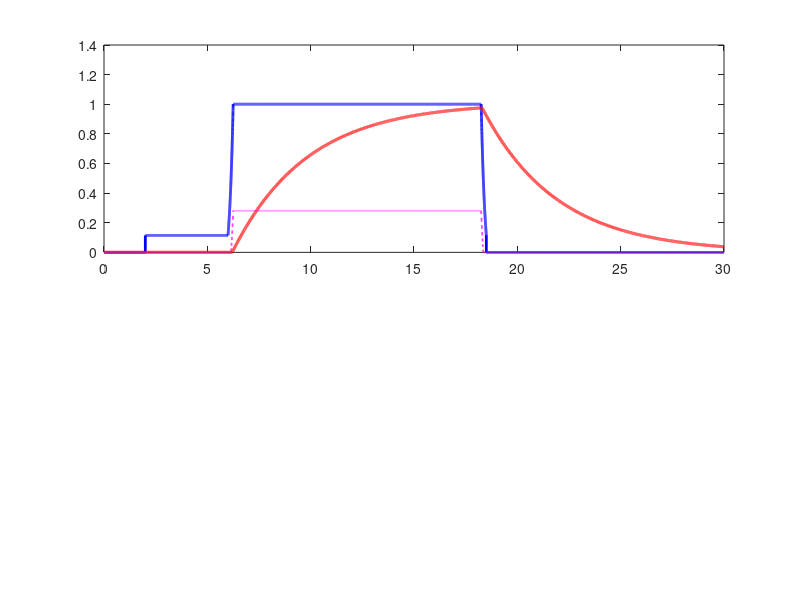

Reproduce this figure in MATLAB. (Note: this script raises an error after producing the figure.)
clear; close all;

%% 1. Runner and Environmental Constants
mass_runner = 75;                  % (kg)
Base_Velocity = 1.5;               % (m/s)
run_velocity = 7.0;                % (m/s) 
theta = 0;                         % (degrees) Flat terrain throughout
aerodynamic_drag_coefficient = 0.9;
frontal_surface_area = 0.65;       % (m^2)
air_density = 1.2;                 % (kg/m^3)
gravitational_acceleration = 9.81; % (m/s^2)
mechanical_efficiency = 0.22;      % (%)

% Calibrated so that v = 7.0 m/s hits exactly P_max = 1200 W (S = 1.0)
C_rr = 0.0245;                     % Locomotion resistance coefficient

power_baseline = 80;               % Resting metabolic rate (Watts)
power_max = 1200;                  % Max aerobic metabolic power (Watts)

% Stage timing definitions (in minutes)
duration_accel = 15/60;             % Linear transition ramp duration (~15 seconds)
t_rest_end     = 2.0;              % Rest ends, light jog begins
t_accel_start  = 6.0;              % Sprint acceleration begins
t_accel_end    = t_accel_start + duration_accel; % Sprint acceleration ends
t_decel1_start = 18.25;             % Sprint ends, decel to Base_Velocity begins
t_decel1_end   = t_decel1_start + duration_accel; % Reaches Base_Velocity
t_cooldown_end = 15.0;             % Jog/cooldown ends, decel to rest begins
t_decel2_end   = t_cooldown_end + duration_accel; % Fully stopped

%% 2. VO2 Conversions
caloric_equivalent = 20900; % J / L O2
VO2_rest_L_min = (power_baseline / caloric_equivalent) * 60;
VO2_max_L_min  = (power_max      / caloric_equivalent) * 60;
VO2_rel_rest = (VO2_rest_L_min * 1000) / mass_runner; % mL/kg/min
VO2_rel_max  = (VO2_max_L_min  * 1000) / mass_runner; % mL/kg/min

%% 3. Epinephrine Parameters
intrinsic_rate = 100;                 % Intrinsic pacemaker rate (bpm)
parasympathetic_inhibition_rest = 30; % Resting vagal tone (bpm)
sympathetic_sensitivity = 60;         % Pure sympathetic neural gain (bpm per unit S)
epinephrine_sensitivity = 60;         % Hormonal sensitivity (bpm per unit conc)
HR_max = 220;                         % Maximum physiological ceiling (bpm)

half_life_epinephrine = 2.5;                            % Half-life in blood (minutes)
clearance_rate_constant = log(2) / half_life_epinephrine; % k (1/min) 

%% 4. Time Setup
dt = 0.001;                          % Step size (minutes, 0.06 s for smooth ramps)
end_time = 30;                       % Total simulation time (minutes)
time = 0:dt:end_time;
N = length(time);

% Preallocate vectors
epinephrine_stock = zeros(1, N);     % (starts at 0)
velocity_vector = zeros(1, N);
sympathetic_stimulation_vector = zeros(1, N);
inflow_rate_vector = zeros(1, N);
heart_rate_vector = zeros(1, N);

%% 5. Simulation Loop (Euler Integration)
for i = 1:N
    t_curr = time(i);
    
    % Dynamic run protocol with linear velocity ramps (flat ground throughout):
    % 0 to 2 min: Standing rest
    if t_curr < t_rest_end
        current_v = 0.0;
        
    % 2 to 6 min Base jog
    elseif t_curr >= t_rest_end && t_curr < t_accel_start
        current_v = Base_Velocity;
        
    % Linear acceleration ramp up to sprint speed
    elseif t_curr >= t_accel_start && t_curr < t_accel_end
        fraction = (t_curr - t_accel_start) / duration_accel;
        current_v = Base_Velocity + fraction * (run_velocity - Base_Velocity);
        
    % High sprint
    elseif t_curr >= t_accel_end && t_curr < t_decel1_start
        current_v = run_velocity;
        
    % Linear deceleration ramp down to Base_Velocity
    elseif t_curr >= t_decel1_start && t_curr < t_decel1_end
        fraction = (t_curr - t_decel1_start) / duration_accel;
        current_v = run_velocity - fraction * (run_velocity - Base_Velocity);
        
    %Cooldown jog at Base_Velocity
    elseif t_curr >= t_decel1_end && t_curr < t_cooldown_end
        current_v = Base_Velocity;
        
    % Linear deceleration down to complete stop
    elseif t_curr >= t_cooldown_end && t_curr < t_decel2_end
        fraction = (t_curr - t_cooldown_end) / duration_accel;
        current_v = Base_Velocity * (1 - fraction);
        
    % Post-run rest recovery
    else
        current_v = 0.0;
    end
    
    velocity_vector(i) = current_v;
    
    % Biomechanical Ground Locomotion Resistance
    if current_v > 0
        f_ground = C_rr * mass_runner * gravitational_acceleration * cosd(theta);
    else
        f_ground = 0.0;
    end
    
    % Total resistive force
    resistive_force = (mass_runner * gravitational_acceleration * sind(theta)) + ...
                      f_ground + ...
                      0.5 * air_density * aerodynamic_drag_coefficient * frontal_surface_area * (current_v^2);
                  
    mechanical_power = resistive_force * current_v;
    power_metabolic = power_baseline + (mechanical_power / mechanical_efficiency);
    VO2_L_min = (power_metabolic / caloric_equivalent) * 60;
    VO2_rel = (VO2_L_min * 1000) / mass_runner;
    
    % Instantaneous sympathetic neural drive S
    sympathetic_stimulation = (VO2_rel - VO2_rel_rest) / (VO2_rel_max - VO2_rel_rest);
    sympathetic_stimulation_vector(i) = sympathetic_stimulation;
    
   % Adrenal release (inflow)
    if sympathetic_stimulation < 0.50
        inflow_rate = 0.0;
    elseif sympathetic_stimulation >= 0.50 && sympathetic_stimulation < 0.75
        % Linear onset between S = 0.50 and 0.75
        inflow_rate = 0.14 * ((sympathetic_stimulation - 0.50) / 0.25);
    else
        
        inflow_rate = 0.14 + 0.14 * ((sympathetic_stimulation - 0.75) / 0.25);
    end
    inflow_rate_vector(i) = inflow_rate;
    
    % Proportional clearance (outflow)
    outflow_rate = clearance_rate_constant * epinephrine_stock(i);
    
    % Euler numerical integration: Stock(i+1) = Stock(i) + (Inflow - Outflow)*dt
    if i < N
        d_epinephrine_dt = inflow_rate - outflow_rate;
        epinephrine_stock(i+1) = max(0, epinephrine_stock(i) + d_epinephrine_dt * dt);
    end
    
    % Parasympathetic brake
    parasympathetic_inhibition = parasympathetic_inhibition_rest * max(0, 1 - (sympathetic_stimulation / 0.4));
    
    % Heart rate under dual neural + hormonal control
    heart_rate = intrinsic_rate + ...
                     (sympathetic_sensitivity * sympathetic_stimulation) + ...
                     (epinephrine_sensitivity * epinephrine_stock(i)) - ...
                     parasympathetic_inhibition;
                 
    % Enforce hard physiological limit
    
    heart_rate_vector(i) = heart_rate;
end

%% 6. Plotting Part 1.c Dynamic Results
figure('Color', 'w', 'Position', [120, 120, 950, 700]);

% Subplot 1: Dynamic Drive & Hormonal Concentration
subplot(2, 1, 1);
plot(time, sympathetic_stimulation_vector, 'b-', 'LineWidth', 2, 'DisplayName', 'Sympathetic Stimulation (S)');
hold on;
plot(time, epinephrine_stock, 'r-', 'LineWidth', 2.2, 'DisplayName', 'Epinephrine Stock [Conc]');
plot(time, inflow_rate_vector, 'm--', 'LineWidth', 1.2, 'DisplayName', 'Adrenal Inflow Rate');
yline(0.5, 'k:', 'LineWidth', 1.1, 'DisplayName', 'Epi Release Threshold (S = 0.50)');
grid on; box on;
xlim([0, end_time]);
ylim([0, 1.5]);
xlabel('Time (minutes)', 'FontWeight', 'bold');
ylabel('Activity / Concentration', 'FontWeight', 'bold');
title('Neural Drive vs. Adrenal Epinephrine Dynamics', 'FontSize', 12);
legend('Location', 'northeast');

% Subplot 2: Dynamic Heart Rate Over Time
subplot(2, 1, 2);
plot(time, heart_rate_vector, 'k-', 'LineWidth', 2.2, 'DisplayName', 'Heart Rate');
hold on;
yline(HR_max, 'r--', 'LineWidth', 1.2, 'DisplayName', 'Max Physiological Ceiling (220 bpm)');
yline(intrinsic_rate, 'k:', 'LineWidth', 1.2, 'DisplayName', 'Intrinsic Pacemaker (100 bpm)');
yline(intrinsic_rate - parasympathetic_inhibition_rest, 'g--', 'LineWidth', 1.2, 'DisplayName', 'Resting Baseline (70 bpm)');
grid on; box on;
xlim([0, end_time]);
ylim([60, 235]);
xlabel('Time (minutes)', 'FontWeight', 'bold');
ylabel('Heart Rate (bpm)', 'FontWeight', 'bold');
title('Heart Rate Regulation with Epinephrine Accumulation and Washout Lag', 'FontSize', 12);
legend('Location', 'northeast');
